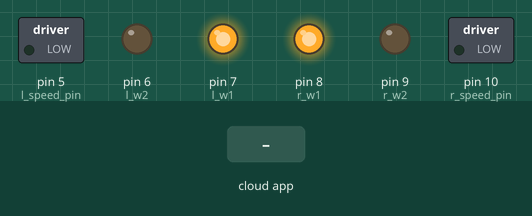
Recording of a sketch running on a simulated Arduino Uno, built with avr-gcc and run on an emulated ATmega328P. On the bench: switched loads named in the sketch (green lamp = pin HIGH), output pins drawn as LEDs (lit = HIGH). Inputs (shaded band) come from the test bench. The ROS host is connected and sends only what is stated.

Above: at 1.4 s.
1.5 s: the phone or cloud app sets linear.x to -100
At 1.9 s:
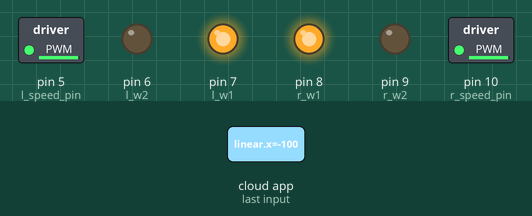
3.0 s: the phone or cloud app sets linear.x to 100
At 4.2 s:
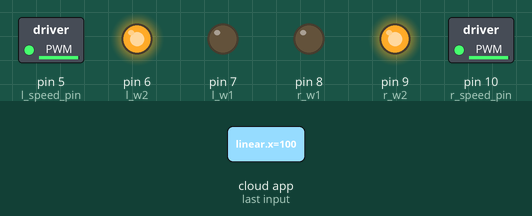
4.5 s: the phone or cloud app sets angular.z to -100
At 5.5 s:
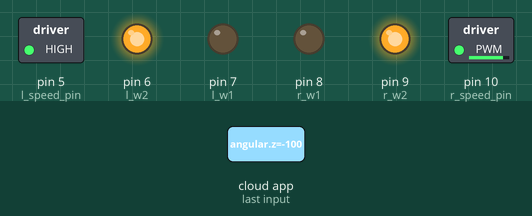
6.0 s: the phone or cloud app sets linear.x to 0
At 6.7 s:
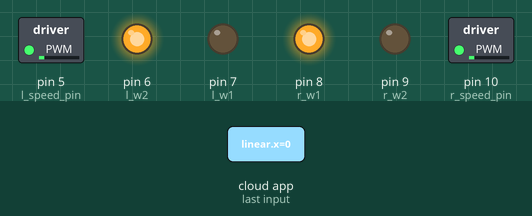
7.5 s: the phone or cloud app sets angular.z to 100
At 7.8 s:
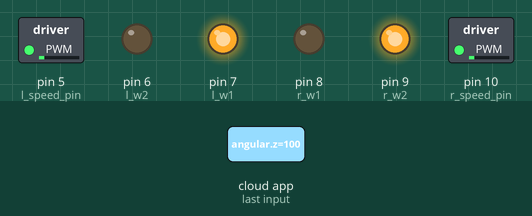
Timing chart, 0 to 10.0 s (numbered marks = the images above; inputs shaded):
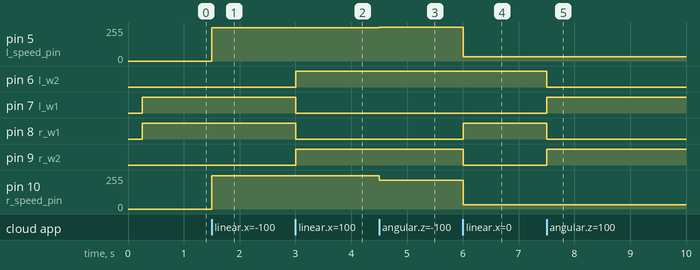

Measured:
- after the input at 1.5 s, pin 5 (l_speed_pin), pin 10 (r_speed_pin): 0/255 → 249/255 at once
- after the input at 3.0 s, pin 6 (l_w2), pin 9 (r_w2): LOW → HIGH at once; pin 7 (l_w1), pin 8 (r_w1): HIGH → LOW at once
- after the input at 4.5 s, pin 5 (l_speed_pin): 249/255 → 255/255 at once; pin 10 (r_speed_pin): 249/255 → 215/255 at once
- after the input at 6.0 s, pin 5 (l_speed_pin): 255/255 → 33/255 at once; pin 8 (r_w1): LOW → HIGH at once; pin 9 (r_w2): HIGH → LOW at once; pin 10 (r_speed_pin): 215/255 → 33/255 at once
- after the input at 7.5 s, pin 6 (l_w2), pin 8 (r_w1): HIGH → LOW at once; pin 7 (l_w1), pin 9 (r_w2): LOW → HIGH at once

The sketch:

hardware_node.ino
```cpp
#include <ros.h>
#include <geometry_msgs/Twist.h>
#include <ros/time.h>
#include "Kinematics.h"

#define MOTOR_MAX_RPM 300        // motor's maximum rpm
#define WHEEL_DIAMETER 0.065      // robot's wheel diameter expressed in meters
#define FR_WHEEL_DISTANCE 0.6   // distance between front wheel and rear wheel
#define LR_WHEEL_DISTANCE 0.135   // distance between left wheel and right wheel
#define PWM_BITS 8              // microcontroller's PWM pin resolution.
//motor drive pins
#define l_speed_pin  5
#define l_w1         7
#define l_w2         6
#define r_w1         8
#define r_w2         9
#define r_speed_pin  10

ros::NodeHandle nh;
Kinematics kinematics(MOTOR_MAX_RPM, WHEEL_DIAMETER, FR_WHEEL_DISTANCE, LR_WHEEL_DISTANCE, PWM_BITS);

double x = 0;
double y = 0;
double theta = 0;
float motor_speed = 0;

// cmd_vel variables to be received to drive with
float demandx;
float demandz;

int pwmL = 0;
int pwmR = 0;

// timers for the sub-main loop
unsigned long currentMillis;
long previousMillis = 0;    // set up timers
float loopTime = 10;

void velCallback(  const geometry_msgs::Twist& vel)
{
     demandx = vel.linear.x;
     demandz = vel.angular.z;
}

ros::Subscriber<geometry_msgs::Twist> sub("control/cmd_vel" , velCallback);

void setup() {
  nh.getHardware()->setBaud(115200);      // set baud rate to 115200
  nh.initNode();              // init ROS
  nh.subscribe(sub);          // subscribe to cmd_vel

  //Serial.begin(9600);
  //setup the pins for motor control
  pinMode(r_w1,OUTPUT);
  pinMode(r_w2,OUTPUT);
  pinMode(l_w1,OUTPUT);
  pinMode(l_w2,OUTPUT);
  //initialise
  sstop();
  delay(250);
}

void loop() {
  nh.spinOnce();
  moving(demandx,demandz);
  delay(5);
}

void right_forward(){
  digitalWrite(r_w1,LOW);
  digitalWrite(r_w2,HIGH);
}

void left_forward(){
  digitalWrite(l_w1,LOW);
  digitalWrite(l_w2,HIGH);
}

void right_reverse(){
  digitalWrite(r_w1,HIGH);
  digitalWrite(r_w2,LOW);
}

void left_reverse(){
  digitalWrite(l_w1,HIGH);
  digitalWrite(l_w2,LOW);
}
/*
void forward(float x){
  digitalWrite(r_w1,LOW);
  digitalWrite(r_w2,HIGH);
  digitalWrite(l_w1,LOW);
  digitalWrite(l_w2,HIGH);
  x = x*100;
  x = constrain(x,0,100);
  motor_speed = map(x,0,100,0,255);

  analogWrite(r_speed_pin,int(motor_speed));
  analogWrite(l_speed_pin,int(motor_speed));
}
void backward(float x){
  digitalWrite(r_w1,HIGH);
  digitalWrite(r_w2,LOW);
  digitalWrite(l_w1,HIGH);
  digitalWrite(l_w2,LOW);
  x = x*100;
  x = constrain(x,-100,0);
  motor_speed = map(x,0,-100,0,255);

  analogWrite(r_speed_pin,int(motor_speed));
  analogWrite(l_speed_pin,int(motor_speed));
}
void rot_right(float z){
  digitalWrite(r_w1,HIGH);
  digitalWrite(r_w2,LOW);
  digitalWrite(l_w1,LOW);
  digitalWrite(l_w2,HIGH);
  z = z*100;
  z = constrain(z,-100,0);
  motor_speed = map(z,0,-100,0,255);

  analogWrite(r_speed_pin,int(motor_speed));
  analogWrite(l_speed_pin,int(motor_speed));
}
void rot_left(float z){
  digitalWrite(r_w1,LOW);
  digitalWrite(r_w2,HIGH);
  digitalWrite(l_w1,HIGH);
  digitalWrite(l_w2,LOW);
  z = z*100;
  z = constrain(z,0,100);
  motor_speed = map(z,0,100,0,255);

  analogWrite(r_speed_pin,int(motor_speed));
  analogWrite(l_speed_pin,int(motor_speed));
}*/
void sstop(){
  digitalWrite(r_w1,LOW);
  digitalWrite(r_w2,LOW);
  digitalWrite(l_w1,LOW);
  digitalWrite(l_w2,LOW);
  analogWrite(r_speed_pin,0);
  analogWrite(l_speed_pin,0);
}

void moving(float lin, float ang){
  Kinematics::output pwm;
  pwm = kinematics.getPWM(lin, 0, ang);
 if (pwm.motor1>0) {
  left_forward();
  pwmL = constrain(pwm.motor1,0,255);
  analogWrite(l_speed_pin,pwmL);
 }
 else {
  left_reverse();
  pwmL = constrain(pwm.motor1,-255,0);
  pwmL = map(pwmL,0,-255,0,255);
  analogWrite(l_speed_pin,pwmL);
 }
 if (pwm.motor2>0){
  right_forward();
  pwmR = constrain(pwm.motor2,0,255);
  analogWrite(r_speed_pin,pwmR);
 }
 else {
  right_reverse();
  pwmR = constrain(pwm.motor2,-255,0);
  pwmR = map(pwmR,0,-255,0,255);
  analogWrite(r_speed_pin,pwmR);
 }
 /* if (lin>0) forward(lin);
  else if (lin<0) backward(lin);
  else if (ang<0) rot_right(ang);
  else if (ang>0) rot_left(ang);
  else sstop();*/
}
```

Kinematics.cpp
```cpp
// (licence header left out)
#include "Arduino.h"
#include "Kinematics.h"

Kinematics::Kinematics(int motor_max_rpm, float wheel_diameter, float fr_wheels_dist, float lr_wheels_dist, int pwm_bits):
  circumference_(PI * wheel_diameter),
  max_rpm_(motor_max_rpm),
  fr_wheels_dist_(fr_wheels_dist),
  lr_wheels_dist_(lr_wheels_dist),
  pwm_res_ (pow(2, pwm_bits) - 1)
{
}

Kinematics::output Kinematics::getRPM(float linear_x, float linear_y, float angular_z)
{
  //convert m/s to m/min
  linear_vel_x_mins_ = linear_x * 60;
  linear_vel_y_mins_ = linear_y * 60;

  //convert rad/s to rad/min
  angular_vel_z_mins_ = angular_z * 60;

  //Vt = ω * radius
  tangential_vel_ = angular_vel_z_mins_ * lr_wheels_dist_;

  x_rpm_ = linear_vel_x_mins_ / circumference_;
  y_rpm_ = linear_vel_y_mins_ / circumference_;
  tan_rpm_ = tangential_vel_ / circumference_;

  Kinematics::output rpm;

  //calculate for the target motor RPM and direction
  //front-left motor
  rpm.motor1 = x_rpm_ - y_rpm_ - tan_rpm_;
  //rear-left motor
  rpm.motor3 = x_rpm_ + y_rpm_ - tan_rpm_;

  //front-right motor
  rpm.motor2 = x_rpm_ + y_rpm_ + tan_rpm_;
  //rear-right motor
  rpm.motor4 = x_rpm_ - y_rpm_ + tan_rpm_;

  return rpm;
}

Kinematics::output Kinematics::getPWM(float linear_x, float linear_y, float angular_z)
{
  Kinematics::output rpm;
  Kinematics::output pwm;

  rpm = getRPM(linear_x, linear_y, angular_z);

  //convert from RPM to PWM
  //front-left motor
  pwm.motor1 = rpmToPWM(rpm.motor1);
  //rear-left motor
  pwm.motor2 = rpmToPWM(rpm.motor2);

  //front-right motor
  pwm.motor3 = rpmToPWM(rpm.motor3);
  //rear-right motor
  pwm.motor4 = rpmToPWM(rpm.motor4);

  return pwm;
}

Kinematics::velocities Kinematics::getVelocities(int motor1, int motor2)
{
  Kinematics::velocities vel;

  float average_rpm_x = (float)(motor1 + motor2) / 2; // RPM
  //convert revolutions per minute to revolutions per second
  float average_rps_x = average_rpm_x / 60; // RPS
  vel.linear_x = (average_rps_x * circumference_); // m/s

  float average_rpm_a = (float)(motor2 - motor1) / 2;
  //convert revolutions per minute to revolutions per second
  float average_rps_a = average_rpm_a / 60;
  vel.angular_z =  (average_rps_a * circumference_) / (lr_wheels_dist_ / 2);

  return vel;
}

Kinematics::velocities Kinematics::getVelocities(int motor1, int motor2, int motor3, int motor4)
{
  Kinematics::velocities vel;

  float average_rpm_x = (float)(motor1 + motor2 + motor3 + motor4) / 4; // RPM
  //convert revolutions per minute to revolutions per second
  float average_rps_x = average_rpm_x / 60; // RPS
  vel.linear_x = (average_rps_x * circumference_); // m/s

  float average_rpm_y = (float)(-motor1 + motor2 + motor3 - motor4) / 4; // RPM
  //convert revolutions per minute in y axis to revolutions per second
  float average_rps_y = average_rpm_y / 60; // RPS
  vel.linear_y = (average_rps_y * circumference_); // m/s

  float average_rpm_a = (float)(-motor1 + motor2 - motor3 + motor4) / 4;
  //convert revolutions per minute to revolutions per second
  float average_rps_a = average_rpm_a / 60;
  vel.angular_z =  (average_rps_a * circumference_) / ((fr_wheels_dist_ / 2) + (lr_wheels_dist_ / 2));

  return vel;
}

int Kinematics::rpmToPWM(int rpm)
{
  //remap scale of target RPM vs MAX_RPM to PWM
  return (((float) rpm / (float) max_rpm_) * pwm_res_);
}
```

Kinematics.h
```cpp
// (licence header left out)
#ifndef KINEMATICS_H
#define KINEMATICS_H

#include "Arduino.h"

class Kinematics
{
  public:
    struct output
    {
      int motor1;
      int motor2;
      int motor3;
      int motor4;
    };
    struct velocities
    {
      float linear_x;
      float linear_y;
      float angular_z;
    };
    Kinematics(int motor_max_rpm, float wheel_diameter, float fr_wheels_dist, float lr_wheels_dist, int pwm_bits);
    velocities getVelocities(int motor1, int motor2);
    velocities getVelocities(int motor1, int motor2, int motor3, int motor4);
    output getRPM(float linear_x, float linear_y, float angular_z);
    output getPWM(float linear_x, float linear_y, float angular_z);
    int rpmToPWM(int rpm);

  private:
    float linear_vel_x_mins_;
    float linear_vel_y_mins_;
    float angular_vel_z_mins_;
    float circumference_;
    float tangential_vel_;
    float x_rpm_;
    float y_rpm_;
    float tan_rpm_;
    int max_rpm_;
    float fr_wheels_dist_;
    float lr_wheels_dist_;
    float pwm_res_;
};

#endif
```
